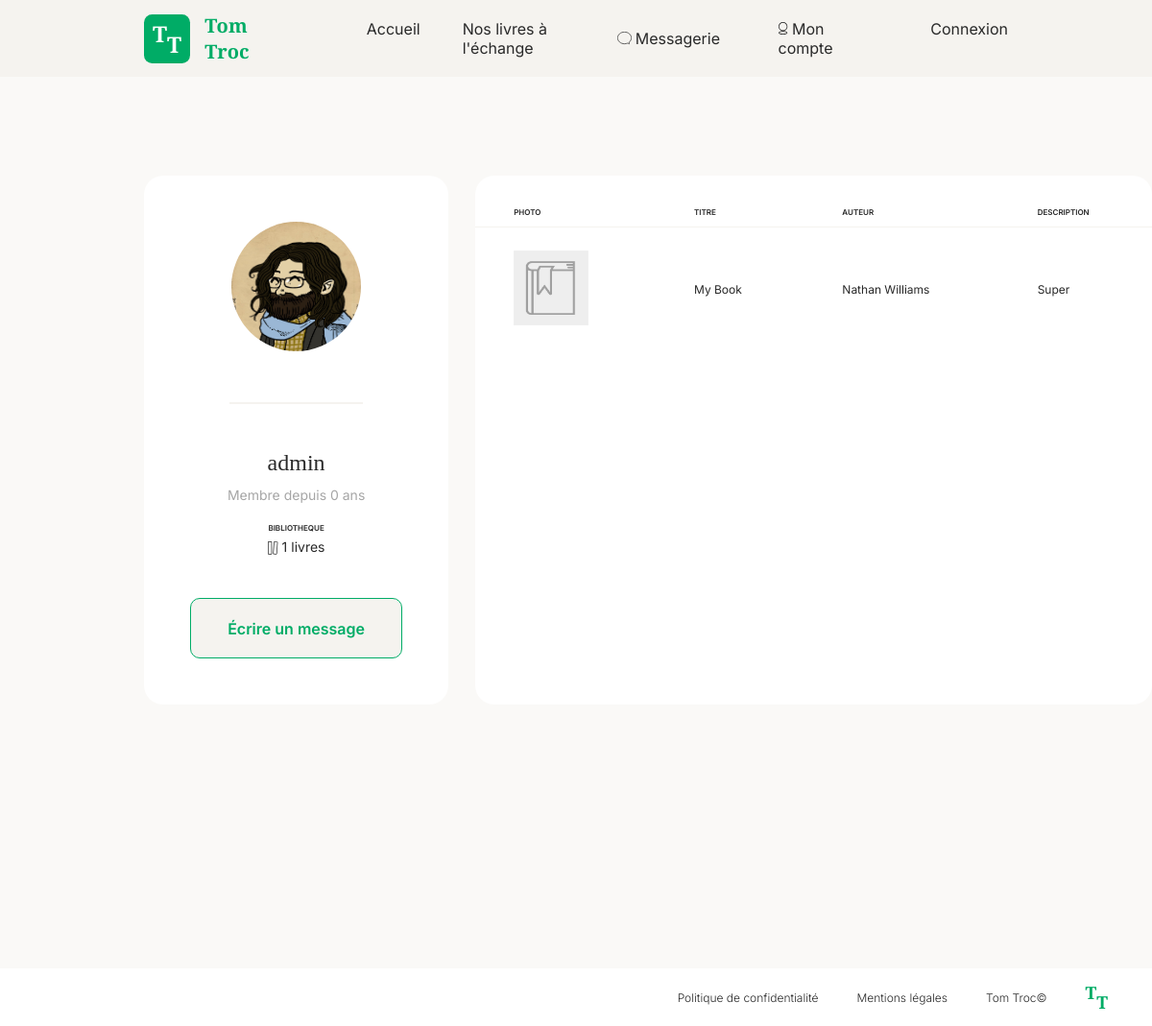
Screenshot of /index.php?route=external-profile&id=1 with the database file from the repository.
### tables this page shows
CREATE TABLE `users` (
  `id` int(11) NOT NULL,
  `username` varchar(50) NOT NULL,
  `password_hash` varchar(255) NOT NULL,
  `email` varchar(255) NOT NULL,
  `profile_img_id` int(11) DEFAULT NULL,
  `valid` int(11) NOT NULL DEFAULT 1,
  `created_at` datetime DEFAULT current_timestamp(),
  `updated_at` datetime DEFAULT current_timestamp() ON UPDATE current_timestamp()
);

CREATE TABLE `books` (
  `id` int(11) NOT NULL,
  `title` varchar(255) NOT NULL,
  `description` text DEFAULT NULL,
  `author_id` int(11) NOT NULL,
  `owner_id` int(11) NOT NULL,
  `cover_img_id` int(11) DEFAULT NULL,
  `available` tinyint(1) NOT NULL DEFAULT 1,
  `valid` int(11) NOT NULL DEFAULT 1,
  `created_at` datetime DEFAULT current_timestamp(),
  `updated_at` datetime DEFAULT current_timestamp() ON UPDATE current_timestamp()
);

CREATE TABLE `files` (
  `id` int(11) NOT NULL,
  `user_id` int(11) DEFAULT NULL,
  `title` varchar(255) DEFAULT NULL,
  `mime_type` varchar(255) DEFAULT NULL,
  `file_path` varchar(255) DEFAULT NULL,
  `valid` int(11) NOT NULL DEFAULT 1,
  `created_at` datetime DEFAULT current_timestamp(),
  `updated_at` datetime DEFAULT current_timestamp() ON UPDATE current_timestamp()
);

CREATE TABLE `authors` (
  `id` int(11) NOT NULL,
  `first_name` varchar(255) DEFAULT NULL,
  `last_name` varchar(255) DEFAULT NULL,
  `pen_name` varchar(255) DEFAULT NULL,
  `biography` text DEFAULT NULL,
  `valid` int(11) NOT NULL DEFAULT 1,
  `created_at` datetime DEFAULT current_timestamp(),
  `updated_at` datetime DEFAULT current_timestamp() ON UPDATE current_timestamp()
);

### src/service/RenderService.php (called while the page is built, shortened)
<?php
class RenderService
{
    public static function renderView(string $viewName, array $params): void
    {
        $params = array_merge($params, [
            'flashMessages' => FlashService::getMessages(),
        ]);
        $viewPath = VIEW_PATH;
        extract($params);
        require_once "$viewPath/$viewName.php";
        require_once "$viewPath/main.php";
    }
}

### src/controller/MainController.php (called while the page is built, shortened)
<?php
class MainController
{
    public function externalProfilePage(int $userId): void
    {
        $userManager = new UserManager();
        $bookManager = new BookManager();
        $user = $userManager->findById($userId);
        RenderService::renderView('external-profile', [
            'userId' => $user->getId(),
            'userName' => $user->getUsername(),
            'accountAge' => $user->getAccountAge()->format('%y ans'),
            'nbBooks' => $bookManager->getNbBooksFromUser($user->getId()),
            'imgProfilePath' => $user->getProfileImg() ? $user->getProfileImg()->getFilePath() : null,
            'userEmail' => $user->getEmail(),
            'userBooks' => $bookManager->findByOwner($user->getId()) ?? [],
            'externalAccount' => true,
        ]);
    }
}

### src/manager/DBManager.php (called while the page is built, shortened)
<?php
class DBManager
{
    private static $pdo;
    public static function getPDO(): PDO
    {
        if (self::$pdo === null) {
            self::$pdo = new PDO('mysql:host=' . DB_HOST . ';dbname=' . DB_NAME . ';charset=utf8', DB_USER, DB_PWD);
        }
        return self::$pdo;
    }
    public static function execQuery($sql, $params = []): PDOStatement
    {
        $pdo = self::getPDO();
        $pdo->setAttribute(PDO::ATTR_ERRMODE, PDO::ERRMODE_EXCEPTION);
        $pdo->setAttribute(PDO::ATTR_DEFAULT_FETCH_MODE, PDO::FETCH_ASSOC);
        $statement = $pdo->prepare($sql);
        $statement->execute($params);
        return $statement;
    }
}

### src/manager/UserManager.php (called while the page is built, shortened)
<?php
class UserManager
{
    public function findById(int $id): ?User
    {
        $sql = <<<SQL
            SELECT *
            FROM users
            WHERE id = :id
        SQL;
        $statement = DBManager::execQuery($sql, ['id' => $id]);
        $user = $statement->fetch();
        if ($user) {
            $newUser = new User($user);
            $fileManager = new FileManager();
            $profileImg = $fileManager->findById($newUser->getProfileImgId());
            $newUser->setProfileImg($profileImg);
            return $newUser;
        }
        return null;
    }
}

### src/entity/Book.php (called while the page is built, shortened)
<?php
class Book extends BaseEntity
{
    private string $title;
    private ?Author $author = null;
    private ?string $description;
    private ?File $coverImg = null;
    public function getTitle(): string
    {
        return $this->title;
    }
    public function setTitle(string $title): void
    {
        $this->title = $title;
    }
    public function getDescription(): ?string
    {
        return $this->description;
    }
    public function setDescription(?string $description): void
    {
        $this->description = $description;
    }
    public function getAuthor(): ?Author
    {
        return $this->author;
    }
    public function setAuthor(?Author $author): void
    {
        $this->author = $author;
    }
    public function getCoverImg(): ?File
    {
        return $this->coverImg;
    }
    public function setCoverImg(?File $coverImg): void
    {
        $this->coverImg = $coverImg;
    }
}

### src/entity/File.php (called while the page is built, shortened)
<?php
class File extends BaseEntity
{
    private string $filePath;
    public function getFilePath(): ?string
    {
        return $this->filePath;
    }
    public function setFilePath(?string $filePath): void
    {
        $this->filePath = $filePath;
    }
}

### src/manager/FileManager.php (called while the page is built, shortened)
<?php
class FileManager
{
    public function findById(?int $id): ?File
    {
        $sql = <<<SQL
            SELECT *
            FROM files
            WHERE id = :id
        SQL;
        $statement = DBManager::execQuery($sql, ['id' => $id]);
        $file = $statement->fetch();
        if ($file) {
            return new File($file);
        }
        return null;
    }
}

### src/manager/BookManager.php (called while the page is built, shortened)
<?php
class BookManager
{
    public function findByOwner(int $userId): ?array
    {
        $sql = <<<SQL
            SELECT *
            FROM books
            WHERE owner_id = :userId
        SQL;
        $statement = DBManager::execQuery($sql, ['userId' => $userId]);
        $booksResults = $statement->fetchAll();
        if ($booksResults) {
            $books = [];
            foreach ($booksResults as $bookResult) {
                $authorManager = new AuthorManager();
                $fileManager = new FileManager();
                $userManager = new UserManager();
                $newBook = new Book($bookResult);
                $newBook->setOwner($userManager->findById($newBook->getOwnerId()));
                $newBook->setAuthor($authorManager->findById($newBook->getAuthorId()));
                $newBook->setCoverImg($fileManager->findById($newBook->getCoverImgId()));
                $books[] = $newBook;
            }
            return $books;
        }
        return null;
    }
}

### src/entity/Author.php (called while the page is built, shortened)
<?php
class Author extends BaseEntity
{
    private ?string $firstName;
    private ?string $lastName;
    public function getFullName(): ?string
    {
        if ($this->firstName && $this->lastName) {
            return "{$this->firstName} {$this->lastName}";
        }
        return null;
    }
    public function setFirstName(?string $firstName): void
    {
        $this->firstName = $firstName;
    }
    public function setLastName(?string $lastName): void
    {
        $this->lastName = $lastName;
    }
    public function setPenName(?string $penName): void
    {
        $this->penName = $penName;
    }
}

### src/manager/AuthorManager.php (called while the page is built, shortened)
<?php
class AuthorManager
{
    public function findById(int $id): ?Author
    {
        $sql = <<<SQL
            SELECT *
            FROM authors
            WHERE id = :id
        SQL;
        $statement = DBManager::execQuery($sql, ['id' => $id]);
        $author = $statement->fetch();
        if ($author) {
            return new Author($author);
        }
        return null;
    }
}

### src/view/external-profile.php (the view, shortened to what this page needs)
<section id="external-profile" class="profile light-section">
    <div class="profile-cards">
        <div id="external-user-info" class="user-card white-section">
            <?php
                require_once VIEW_PATH . '/user-card.php';
            ?>
        </div>
        <div id="ext-profile-books" class="books-card user-books-card white-section">
                <table>
                    <thead>
                        <tr>
                            <th>PHOTO</th>
                            <th>TITRE</th>
                            <th>AUTEUR</th>
                            <th>DESCRIPTION</th>
                        </tr>
                    </thead>
                    <tbody>
                    <?php
                    foreach ($userBooks as $book) {
                        ?>
                            <tr>
                                <td>
                                    <img src="data/images/books/<?= $book->getCoverImg()->getFilePath() ?>"
                                    alt="<?= htmlspecialchars($book->getTitle()) ?>">
                                </td>
                                <td><?= htmlspecialchars($book->getTitle()) ?></td>
                                <td><?= htmlspecialchars($book->getAuthor()->getFullName()) ?></td>
                                <td><?= htmlspecialchars($book->getDescription()) ?></td>
                            </tr>
                            <?php
                    }
                    ?>
                    </tbody>
                </table>
        </div>
    </div>
</section>

### src/view/user-card.php (shortened to what this page needs)
<img class="user-card-img" src="data/images/users/<?= $imgProfilePath ?>" alt="photo de profil de l'utilisateur">
<hr class="user-card-hr">
<h2><?= htmlspecialchars($userName) ?> </h2>
<p class="seniority-text">
    Membre depuis <?= $accountAge ?>
</p>
<h3>BIBLIOTHEQUE</h3>
<div>
    <p class="library-text">
        <svg width="11" height="14" viewBox="0 0 11 14" fill="none" xmlns="http://www.w3.org/2000/svg">
            <path fill-rule="evenodd" clip-rule="evenodd" d="M9.46556 0.160154L7.2112 0.00251429C6.65202 -0.0365878 6.16701 0.385024 6.12791 0.944207L5.32192 12.4705C5.28281 13.0296 5.70442 13.5147 6.26361 13.5538L8.51796 13.7114C9.07715 13.7505 9.56215 13.3289 9.60125 12.7697L10.4072 1.24345C10.4464 0.684262 10.0247 0.199256 9.46556 0.160154ZM6.84113 0.99408C6.85269 0.828798 6.99605 0.70418 7.16133 0.715737L9.41568 0.873377C9.58096 0.884935 9.70558 1.02829 9.69403 1.19357L8.88803 12.7198C8.87647 12.8851 8.73312 13.0097 8.56783 12.9982L6.31348 12.8405C6.1482 12.829 6.02358 12.6856 6.03514 12.5203L6.84113 0.99408Z" fill="#292929"/>
            <path fill-rule="evenodd" clip-rule="evenodd" d="M3.27482 0.0648067H1.01496C0.454414 0.0648067 0 0.519224 0 1.07977V12.6342C0 13.1947 0.454416 13.6491 1.01496 13.6491H3.27482C3.83537 13.6491 4.28979 13.1947 4.28979 12.6342V1.07977C4.28979 0.519221 3.83537 0.0648067 3.27482 0.0648067ZM0.714965 1.07977C0.714965 0.914086 0.849279 0.779771 1.01496 0.779771H3.27482C3.44051 0.779771 3.57482 0.914086 3.57482 1.07977V12.6342C3.57482 12.7999 3.44051 12.9342 3.27482 12.9342H1.01496C0.849279 12.9342 0.714965 12.7999 0.714965 12.6342V1.07977Z" fill="#292929"/>
        </svg>
        <?= $nbBooks ?> livres
    </p>
</div>
<?php
if ($externalAccount) {
    echo '<a id="send-message-grey-btn" class="grey-cta-btn"
         href="index.php?route=messages&recipient_id=' . $userId . '">Écrire un message</a>';
}

### src/css/main.css (style rules this page uses)
:root { --bright-green: #00AC66; --default-text-color: #292929; --light-text-color: #A6A6A6; --main-darker-background: #F5F3EF; --main-lighter-background: #FAF9F7; --light-blue-background: #EDF2F6; --important-text: #cb2d2d; --search-bar-decoration: #f0f0f0; --available-color: #6DC5A1; --not-available-color: #C56D6D; --success-color: #00AC66; --success-bg: #E6F7F0; --warning-color: #E6A817; --warning-bg: #FDF7E8; --error-color: #D64045; --error-bg: #FCEBEC; --info-color: #007BFF; --info-bg: #E7F1FF; --playfair-font: 'Playfair Display', Georgia, 'Times New Roman', serif; --inter-font: Inter, Helvetica, Arial, sans-serif; }
* { margin: 0; padding: 0; box-sizing: border-box; color: var(--default-text-color); font-family: var(--inter-font); }
a { text-decoration: none; }
p { font-size: 16px; font-weight: 300; }
h2 { font-size: 32px; font-weight: 400; font-family: var(--playfair-font); }
.light-section { background-color: var(--main-lighter-background); }
hr { margin-bottom: 32px;; width: 27px; }
.white-section { background-color: white; border-radius: 20px; }
.user-card { display: flex; flex-direction: column; align-items: center; }
.user-card h2 { font-family: var(--playfair-font); font-size: 24px; font-weight: 400; margin-bottom: 11px; }
.user-card h3 { font-family: var(--inter-font); font-size: 8px; font-weight: 600; margin-bottom: 6px; }
.user-card p { font-family: var(--inter-font); font-size: 14px; font-weight: 400; }
.user-card-img { width: 135px; height: 135px; border-radius: 50%; margin-top: 48px; margin-bottom: 5px; }
.user-card-hr { height: 1px; width: 44%; margin-top: 48px; margin-bottom: 48px; border-color: var(--main-darker-background); border-style: solid; }
.seniority-text { font-size: 14px; font-weight: 400; font-family: var(--inter-font); color: var(--light-text-color); margin-bottom: 21px; }
.library-text svg { vertical-align: middle; }
.books-card { padding-top: 33px; }
.books-card thead { border-bottom: 1px solid var(--main-darker-background); }
.books-card tbody tr:nth-child(odd) { background-color: white; }
.books-card th { text-align: start; font-family: var(--inter-font); font-weight: 600; width: auto; font-size: 8px; padding-bottom: 10px; padding-left: 40px; padding-right: 40px; }
.books-card td { border: none; height: 130px; max-height: 130px; width: auto; overflow: hidden; font-family: var(--inter-font); font-weight: 400; font-size: 12px; text-align: start; padding: 0 40px; text-overflow: ellipsis; white-space: normal; }
.books-card td:nth-child(4) { max-width: 130px; white-space: nowrap; overflow: hidden; text-overflow: ellipsis; }
.books-card table td img { width: 78px; height: 78px; }
#external-profile { display: flex; padding-top: 103px; padding-left: 150px; padding-bottom: 275px; }
.profile-cards { display: flex; width: 1135px; gap: 28px; }
#external-user-info { display: flex; flex-direction: column; width: 45%; height: auto; }
#ext-profile-books { width: 100%; height: auto; overflow: hidden; }
#ext-profile-books table { width: 100%; border-collapse: collapse; overflow: scroll; table-layout: auto; }
.grey-cta-btn { background-color: var(--main-darker-background); color: var(--bright-green); border-radius: 10px; border: 1px solid var(--bright-green); font-family: var(--inter-font); font-weight: 600; font-size: 16px; }
#send-message-grey-btn { margin-top: 45px; display: flex; justify-content: center; align-items: center; height: 63px; padding: 22px 38px; margin-bottom: 48px; }

### rows the page displays
users: username "admin"
books: cover_img.file_path (placeholder picture), title "My Book", author.last_name "Nathan Williams", description "Super"

### other values shown
$accountAge "0 ans"
$nbBooks "1"
